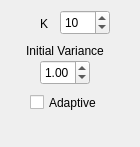
<?xml version="1.0" encoding="UTF-8"?>
<ui version="4.0">
 <class>ParametersPower</class>
 <widget class="QWidget" name="ParametersPower">
  <property name="geometry">
   <rect>
    <x>0</x>
    <y>0</y>
    <width>140</width>
    <height>147</height>
   </rect>
  </property>
  <property name="windowTitle">
   <string>Form</string>
  </property>
  <widget class="QDoubleSpinBox" name="varianceSpin">
   <property name="geometry">
    <rect>
     <x>40</x>
     <y>60</y>
     <width>50</width>
     <height>25</height>
    </rect>
   </property>
   <property name="font">
    <font>
     <pointsize>9</pointsize>
    </font>
   </property>
   <property name="minimum">
    <double>0.010000000000000</double>
   </property>
   <property name="maximum">
    <double>3.140000000000000</double>
   </property>
   <property name="singleStep">
    <double>0.050000000000000</double>
   </property>
   <property name="value">
    <double>1.000000000000000</double>
   </property>
  </widget>
  <widget class="QLabel" name="varianceLabel">
   <property name="geometry">
    <rect>
     <x>20</x>
     <y>40</y>
     <width>90</width>
     <height>21</height>
    </rect>
   </property>
   <property name="font">
    <font>
     <pointsize>9</pointsize>
    </font>
   </property>
   <property name="text">
    <string>Initial Variance</string>
   </property>
   <property name="alignment">
    <set>Qt::AlignCenter</set>
   </property>
  </widget>
  <widget class="QCheckBox" name="adaptiveCheck">
   <property name="geometry">
    <rect>
     <x>30</x>
     <y>90</y>
     <width>70</width>
     <height>25</height>
    </rect>
   </property>
   <property name="font">
    <font>
     <pointsize>9</pointsize>
    </font>
   </property>
   <property name="toolTip">
    <string>&lt;!DOCTYPE HTML PUBLIC &quot;-//W3C//DTD HTML 4.0//EN&quot; &quot;http://www.w3.org/TR/REC-html40/strict.dtd&quot;&gt;
&lt;html&gt;&lt;head&gt;&lt;meta name=&quot;qrichtext&quot; content=&quot;1&quot; /&gt;&lt;style type=&quot;text/css&quot;&gt;
p, li { white-space: pre-wrap; }
&lt;/style&gt;&lt;/head&gt;&lt;body style=&quot; font-family:'Lucida Grande'; font-size:9pt; font-weight:400; font-style:normal;&quot;&gt;
&lt;p style=&quot; margin-top:0px; margin-bottom:0px; margin-left:0px; margin-right:0px; -qt-block-indent:0; text-indent:0px;&quot;&gt;Search new policies one single dimension at a time (rather than exploring multiple dimensions concurrently)&lt;/p&gt;&lt;/body&gt;&lt;/html&gt;</string>
   </property>
   <property name="text">
    <string>Adaptive</string>
   </property>
  </widget>
  <widget class="QSpinBox" name="kSpin">
   <property name="geometry">
    <rect>
     <x>60</x>
     <y>10</y>
     <width>50</width>
     <height>25</height>
    </rect>
   </property>
   <property name="font">
    <font>
     <pointsize>9</pointsize>
    </font>
   </property>
   <property name="minimum">
    <number>1</number>
   </property>
   <property name="maximum">
    <number>256</number>
   </property>
   <property name="value">
    <number>10</number>
   </property>
  </widget>
  <widget class="QLabel" name="varianceLabel_2">
   <property name="geometry">
    <rect>
     <x>40</x>
     <y>9</y>
     <width>20</width>
     <height>30</height>
    </rect>
   </property>
   <property name="font">
    <font>
     <pointsize>9</pointsize>
    </font>
   </property>
   <property name="text">
    <string>K</string>
   </property>
   <property name="alignment">
    <set>Qt::AlignLeading|Qt::AlignLeft|Qt::AlignVCenter</set>
   </property>
  </widget>
 </widget>
 <resources/>
 <connections/>
</ui>
